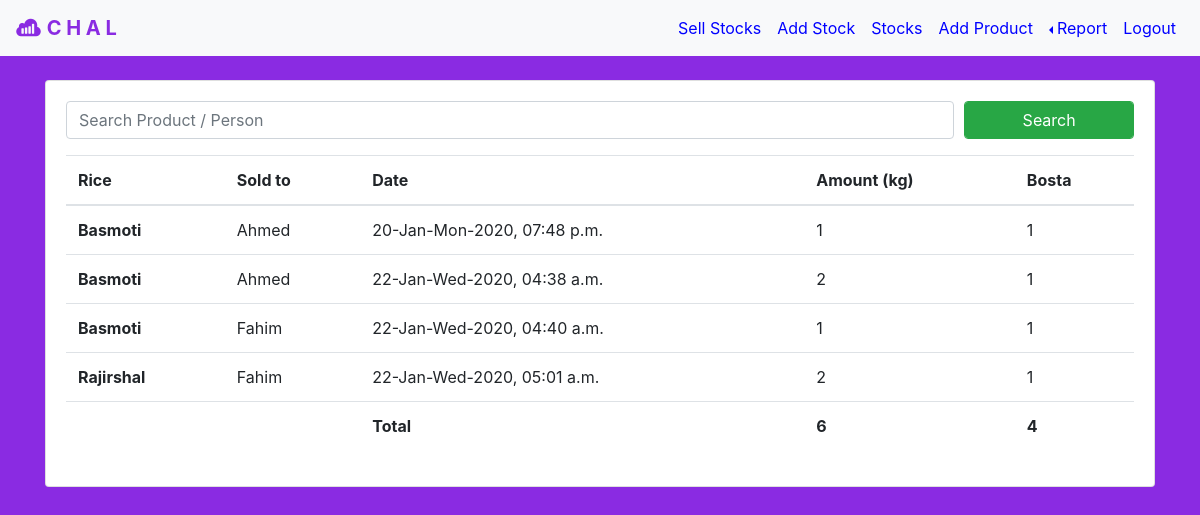
The app's page /producwisereport/, older data.
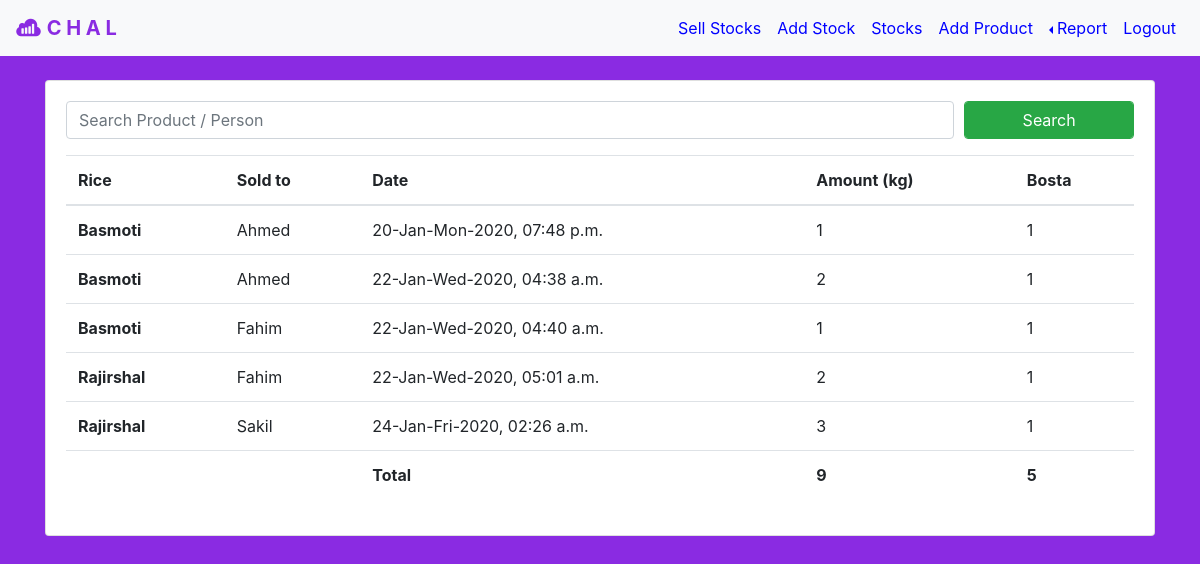
The same page, newer data.
### addstock/models.py (models this page shows)
class sellStockModel(models.Model):
    customer = models.CharField(max_length=30)
    rice = models.CharField(max_length=30)
    amount = models.IntegerField()
    bosta = models.IntegerField()
    time = models.DateTimeField(default="")
    price = models.IntegerField()

### addstock/views.py (the view, shortened to what this page needs)
# urls.py: path('producwisereport/', addstocks.productwisereport, name="productwisereport")
def productwisereport(request):
    rtotalamount = 0
    rtotalbosta  = 0
    ctotalamount = 0
    ctotalbosta  = 0
    if request.method == 'POST':
        searched = request.POST['search']
    else:
        searched = ''
    sellsrice       = sellStockModel.objects.filter(rice__contains = searched).order_by('time')
    sellscustomer   = sellStockModel.objects.filter(customer__contains = searched).order_by('time')
    if sellsrice:
        for each in sellsrice:
            rtotalamount += each.amount
            rtotalbosta  += each.bosta
        return render(request, 'productwisereport.html',
            {'sellsrice' : sellsrice, 'rtotalamount' : rtotalamount, 'rtotalbosta' : rtotalbosta})

### templates/productwisereport.html (shortened to what this page needs)
{% extends 'base.html' %}
{% block navblock %}
    <li class="nav-item">
        <a class="nav-link" id="navlink" href="{% url 'sell' %}">Sell Stocks</a>
    </li>
    <li class="nav-item">
        <a class="nav-link" id="navlink" href="{% url 'addstock' %}">Add Stock</a>
    </li>
    <li class="nav-item">
        <a class="nav-link" id="navlink" href="{% url 'stocks' %}">Stocks</a>
    </li>
    <li class="nav-item">
        <a class="nav-link" id="navlink" href="{% url 'addproduct' %}">Add Product</a>
    </li>
    <li class="nav-item">
        <div class="dropleft">
            <a class="nav-link dropdown-toggle" id="navlink"
                data-toggle="dropdown" aria-haspopup="true" aria-expanded="false">Report</a>
        </div>
    </li>
    <li class="nav-item">
        <a class="nav-link" id="navlink" href="{% url 'logout' %}">Logout</a>
    </li>
{% endblock navblock %}
{% block content %}
    <div class="container">
        <div class="card" style="width: auto;">
            <div class="card-body">
                <form method="POST"> {% csrf_token %}
                    <div class="form-row">
                        <div class="form-group col-md-10">
                            <input name="search" type="text" class="form-control" id="inputAddress2" placeholder="Search Product / Person">
                       </div>
                       <div class="form-group col-md-2">
                            <button type="submit" class="form-control btn btn-success">Search</button>
                        </div>
                    </div>
                </form>
                <div class="table-responsive">
                    <table class="table table-hover">
                        <thead>
                        <tr>
                            <th scope="col">Rice</th>
                            <th scope="col">Sold to</th>
                            <th scope="col">Date</th>
                            <th scope="col">Amount (kg)</th>
                            <th scope="col">Bosta</th>
                        </tr>
                        </thead>
                        <tbody>
                        {% if sellsrice %}
                            {% for each in sellsrice %}
                                <tr>
                                    <th scope="row">{{ each.rice }}</th>
                                    <td>{{ each.customer }}</td>
                                    <td>{{ each.time|date:'d-M-D-Y, h:i a' }}</td>
                                    <td>{{ each.amount }}</td>
                                    <td>{{ each.bosta }}</td>
                                </tr>
                            {% endfor %}
                            <tr>
                                <th scope="row"></th>
                                <td></td>
                                <th>Total</th>
                                <th>{{ rtotalamount }}</th>
                                <th>{{ rtotalbosta }}</th>
                            </tr>
                        {% endif %}
                        </tbody>
                    </table>
                </div>
            </div>
        </div>
    </div>
{% endblock content %}

Row changes from the older to the newer data that the page shows:
added sellStockModel: rice "Rajirshal", customer "Sakil", time "24-Jan-Fri-2020, 02:26 a.m.", amount "3", bosta "1"
Text that changed along with them:
{{ rtotalamount }}: "6" → "9"
{{ rtotalbosta }}: "4" → "5"
